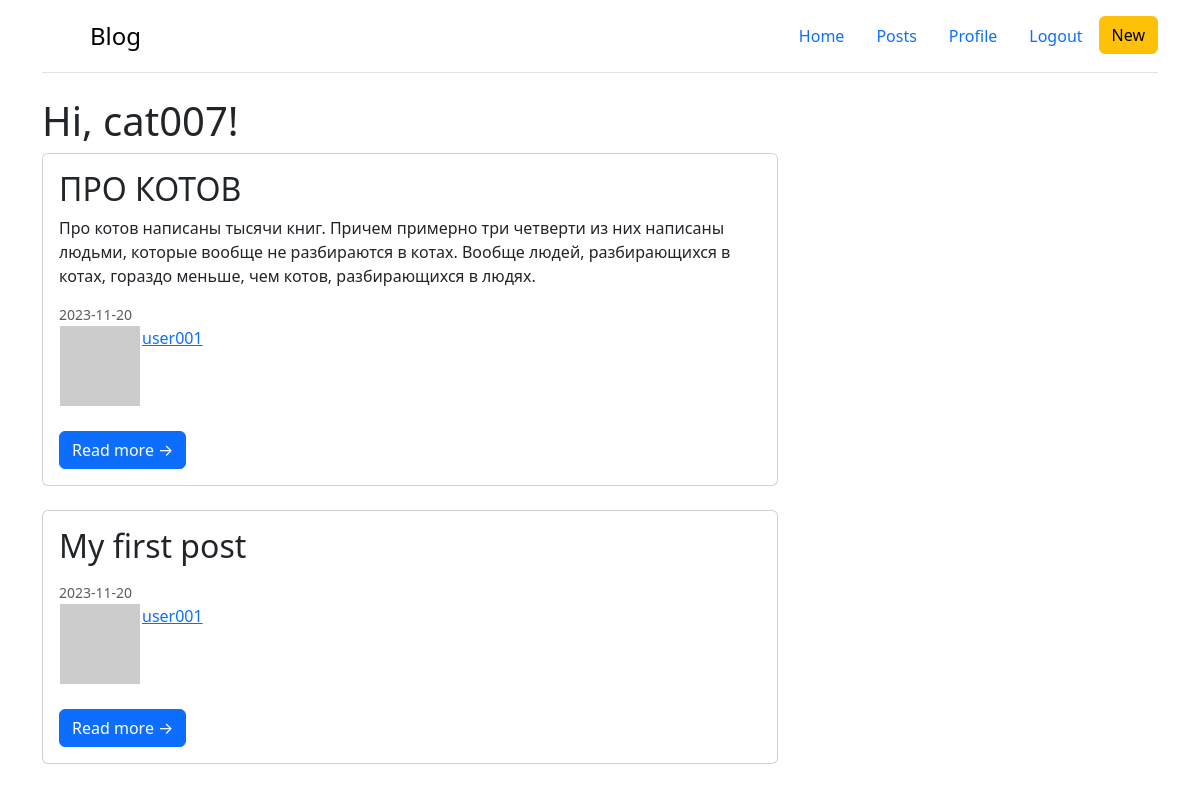
The page /index (signed in) on the database its author committed.
### app/models.py (models this page shows, shortened)
class User(UserMixin, db.Model):
    id  = db.Column(db.Integer, primary_key=True)
    username = db.Column(db.String(64), index=True, unique=True)
    email = db.Column(db.String(120), index=True, unique=True)
    password_hash = db.Column(db.String(128))
    posts = db.relationship('Article', backref='author', lazy='dynamic')
    about_me = db.Column(db.String(140))
    last_seen = db.Column(db.DateTime, default=datetime.utcnow)
    followed = db.relationship(
        'User', secondary=followers,
        primaryjoin=(followers.c.follower_id == id),
        secondaryjoin=(followers.c.followed_id == id),
        backref=db.backref('followers', lazy='dynamic'),
        lazy='dynamic')
    def avatar(self, size):
        digest = md5(self.email.lower().encode('utf-8')).hexdigest()
        return 'https://www.gravatar.com/avatar/{}?d=identicon&s={}'.format(
            digest, size)
    def followed_posts(self):
        return Article.query.join(
            followers, (followers.c.followed_id == Article.user_id)).filter(
                followers.c.follower_id == self.id).order_by(
                    Article.date.desc())

class Article(db.Model):
    id    = db.Column(db.Integer, primary_key=True)
    title = db.Column(db.String(100), nullable=False)
    intro = db.Column(db.String(300), nullable=False)
    text  = db.Column(db.Text, nullable=False)
    date  = db.Column(db.DateTime, default=datetime.utcnow)
    user_id = db.Column(db.Integer, db.ForeignKey('user.id'))

### app/routes.py (the view)
@app.route("/")
@app.route("/index")
@login_required
def index():
    posts = current_user.followed_posts()
    return render_template("index.html", posts=posts)

### app/models.py (called while the page is built)
@login.user_loader
def load_user(id):
    return User.query.get(int(id))

### app/routes.py (called while the page is built)
@app.before_request
def before_request():
    if current_user.is_authenticated:
        current_user.last_seen = datetime.utcnow()
        db.session.commit()

### app/templates/index.html (shortened to what this page needs)
{% extends 'base.html' %}
{% block body %}
    <h1>Hi, {{ current_user.username }}!</h1>
    {% for post in posts %}
        {% include '_post.html' %}
    {% endfor %}
{% endblock %}

### app/templates/_post.html
<div class="row">
    <div class="col-lg-8">
        <div class="card mb-4">
            <div class="card-body">
                <h2 class="card-title">{{ post.title }}</h2>
                <p class="card-text">{{ post.intro }}</p>
                <div class="small text-muted">{{ post.date.date() }}</div>
                {% with author = post.author %}
                    {% if author %}
                        <table>
                            <tr valign="top">
                                <td><img src="{{ author.avatar(36) }}"></td>
                                <td><a href="{{ url_for('profile', username=author.username) }}">{{post.author.username}}</a></td>
                            </tr>
                        </table>
                    {% endif %}
                {% endwith %}<br>
                <a class="btn btn-primary" href='/posts/{{ post.id }}'>Read more →</a>
            </div>
        </div>
    </div>
</div>

### rows shown on the page
User: username "cat007"
Article: title "ПРО КОТОВ", intro "Про котов написаны тысячи книг. Причем примерно три четверти из них написаны людьми, которые вообще не разбираются в котах. Вообще людей, разбирающихся в котах, гораздо меньше, чем котов, разбирающихся в людях.", date "2023-11-20", author.username "user001"
Article: title "My first post", date "2023-11-20", author.username "user001"
